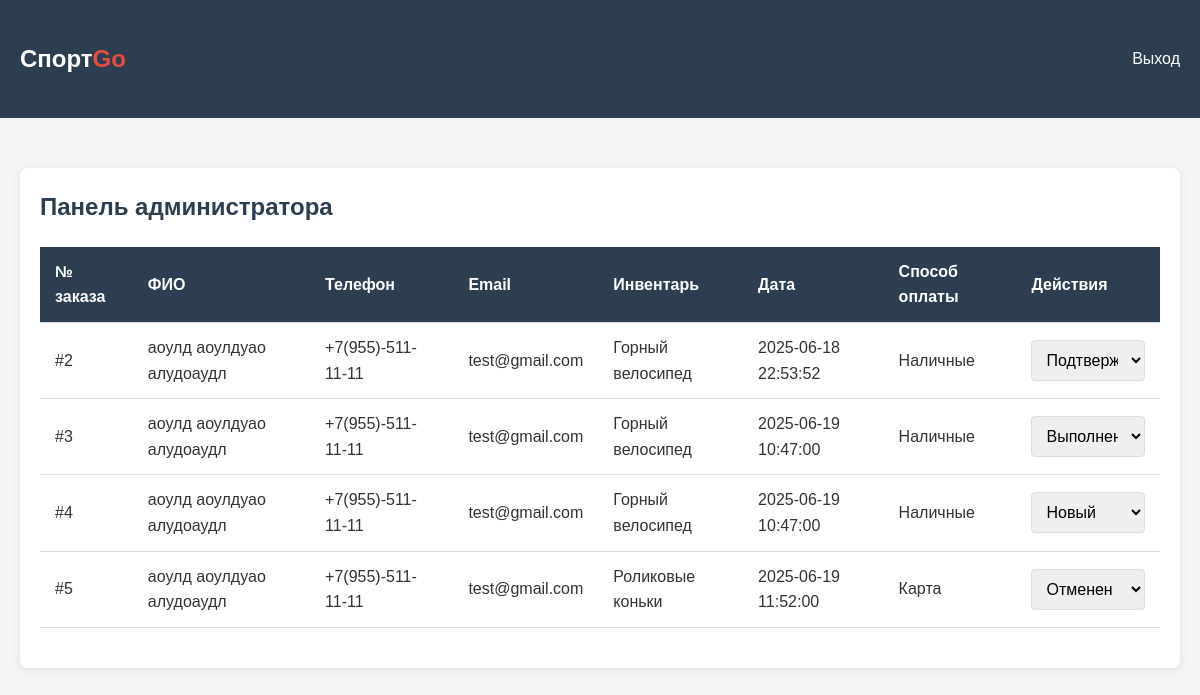
Page /admin.php (signed in) on the committed database.
### tables this page shows
CREATE TABLE `orders` (
  `order_id` int(11) NOT NULL,
  `user_id` int(11) NOT NULL,
  `equipment_id` int(11) NOT NULL,
  `point_id` int(11) NOT NULL,
  `date` datetime NOT NULL,
  `total_price` decimal(10,2) NOT NULL,
  `payment_method` enum('cash','card') NOT NULL,
  `status` enum('new','confirmed','completed','cancelled') DEFAULT 'new',
  `reason` varchar(255) DEFAULT NULL,
  `created_at` timestamp NULL DEFAULT CURRENT_TIMESTAMP
);

CREATE TABLE `users` (
  `user_id` int(11) NOT NULL,
  `full_name` varchar(100) NOT NULL,
  `phone` varchar(20) NOT NULL,
  `email` varchar(100) NOT NULL,
  `login` varchar(50) NOT NULL,
  `password` varchar(255) NOT NULL,
  `registration_date` timestamp NULL DEFAULT CURRENT_TIMESTAMP
);

CREATE TABLE `equipment` (
  `equipment_id` int(11) NOT NULL,
  `name` varchar(100) NOT NULL,
  `type` varchar(50) NOT NULL,
  `price_per_hour` decimal(10,2) NOT NULL,
  `available_quantity` int(11) NOT NULL,
  `description` text
);

### admin.php (the view, shortened to what this page needs)
<!DOCTYPE html>
<html lang="ru">
<head>
    <link href="style.css" rel="stylesheet" />
</head>
<body>
    <header>
        <div class="container header-content">
            <a href="/" class="logo">Спорт<span>Go</span></a>
            <nav>
                <ul>
                    <li><a href="/logout.php">Выход</a></li>
                </ul>
            </nav>
        </div>
    </header>
    <div id="admin-page" class="container">
        <div class="card">
            <h2>Панель администратора</h2>
            <table>
                <thead>
                    <tr>
                        <th>№ заказа</th>
                        <th>ФИО</th>
                        <th>Телефон</th>
                        <th>Email</th>
                        <th>Инвентарь</th>
                        <th>Дата</th>
                        <th>Способ оплаты</th>
                        <th>Действия</th>
                    </tr>
                </thead>
                <tbody>
                    <?
                        require('utils/connect.php');
                        $sql = "SELECT orders.*, equipment.name, users.full_name, users.phone, users.email
                                FROM orders
                                INNER JOIN equipment ON orders.equipment_id = equipment.equipment_id
                                INNER JOIN users ON orders.user_id = users.user_id";
                        $result = mysqli_query($connection, $sql);
                        while($myrow = mysqli_fetch_array($result)) {
                    ?>
                    <tr>
                        <td>#<? echo $myrow['order_id'] ?></td>
                        <td><? echo $myrow['full_name'] ?></td>
                        <td><? echo $myrow['phone'] ?></td>
                        <td><? echo $myrow['email'] ?></td>
                        <td><? echo $myrow['name'] ?></td>
                        <td><? echo $myrow['date'] ?></td>
                        <td>
                            <?
                                if($myrow['payment_method'] === 'cash') echo 'Наличные';
                                else if($myrow['payment_method'] === 'card') echo 'Карта';
                            ?>
                            </td>
                        <td>
                            <select onchange="changeStatus(<? echo $myrow['order_id'] ?>, this.value)">
                                <option <? if($myrow['status'] === 'new') echo 'selected'; ?> value="new">Новый</option>
                                <option <? if($myrow['status'] === 'confirmed') echo 'selected'; ?> value="confirmed">Подтвержден</option>
                                <option <? if($myrow['status'] === 'completed') echo 'selected'; ?> value="completed">Выполнен</option>
                                <option <? if($myrow['status'] === 'cancelled') echo 'selected'; ?> value="cancelled">Отменен</option>
                            </select>
                        </td>
                    </tr>
                    <?
                    }
                    ?>
                </tbody>
            </table>
        </div>
    </div>
</body>
</html>

### style.css (style rules this page uses)
* { margin: 0; padding: 0; box-sizing: border-box; font-family: 'Arial', sans-serif; }
body { background-color: #f5f5f5; color: #333; line-height: 1.6; }
.container { max-width: 1200px; margin: 0 auto; padding: 20px; }
header { background-color: #2c3e50; color: white; padding: 20px 0; margin-bottom: 30px; }
.header-content { display: flex; justify-content: space-between; align-items: center; }
.logo { font-size: 24px; font-weight: bold; text-decoration: none; color: white; }
.logo span { color: #e74c3c; }
nav ul { display: flex; list-style: none; }
nav ul li { margin-left: 20px; }
nav ul li a { color: white; text-decoration: none; transition: color 0.3s; }
h1, h2, h3 { margin-bottom: 20px; color: #2c3e50; }
.card { background-color: white; border-radius: 8px; box-shadow: 0 2px 10px rgba(0, 0, 0, 0.1); padding: 20px; margin-bottom: 20px; }
input[type="text"], input[type="email"], input[type="tel"], input[type="password"], input[type="datetime-local"], select { width: 100%; padding: 10px; border: 1px solid #ddd; border-radius: 4px; font-size: 16px; }
table { width: 100%; border-collapse: collapse; margin-bottom: 20px; }
th, td { padding: 12px 15px; text-align: left; border-bottom: 1px solid #ddd; }
th { background-color: #2c3e50; color: white; }

### admin.php (style rules this page uses)
.container { max-width: 100%!important; }

### rows in the picture
orders: order_id "2", user.full_name "аоулд аоулдуао алудоаудл", user.phone "+7(955)-511-11-11", user.email "test@gmail.com", equipment.name "Горный велосипед", date "2025-06-18 22:53:52", payment_method "Наличные", status+order_id "Подтвержден"
orders: order_id "3", user.full_name "аоулд аоулдуао алудоаудл", user.phone "+7(955)-511-11-11", user.email "test@gmail.com", equipment.name "Горный велосипед", date "2025-06-19 10:47:00", payment_method "Наличные", status+order_id "Выполнен"
orders: order_id "4", user.full_name "аоулд аоулдуао алудоаудл", user.phone "+7(955)-511-11-11", user.email "test@gmail.com", equipment.name "Горный велосипед", date "2025-06-19 10:47:00", payment_method "Наличные", status+order_id "Новый"
orders: order_id "5", user.full_name "аоулд аоулдуао алудоаудл", user.phone "+7(955)-511-11-11", user.email "test@gmail.com", equipment.name "Роликовые коньки", date "2025-06-19 11:52:00", payment_method "Карта", status+order_id "Отменен"
